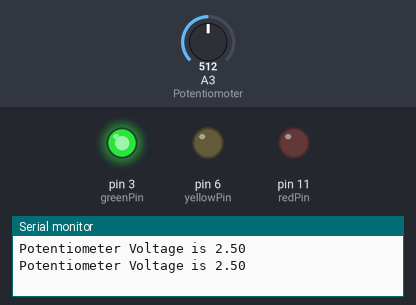
This sketch was run on a simulated Arduino Uno, built with avr-gcc and run on an emulated ATmega328P. On the bench: output pins drawn as LEDs (lit = HIGH), the last lines printed to the serial monitor. Inputs (shaded band) come from the test bench; at power-on: A3 (Potentiomoter) = 512.

Above: at 1.8 s.
1.9 s: A3 (Potentiomoter) set to 598
3.4 s: A3 (Potentiomoter) set to 631
At 5.2 s:
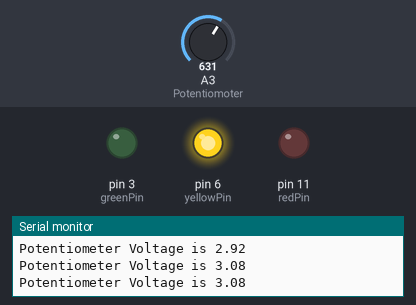
5.5 s: A3 (Potentiomoter) set to 807
7.2 s: A3 (Potentiomoter) set to 831
At 8.5 s:
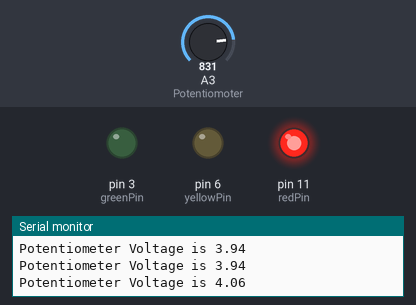
9.5 s: A3 (Potentiomoter) set to 716
At 11.2 s:
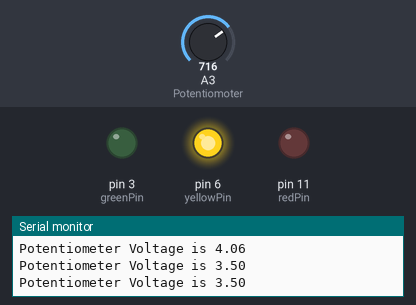
11.5 s: A3 (Potentiomoter) set to 900
At 12.9 s:
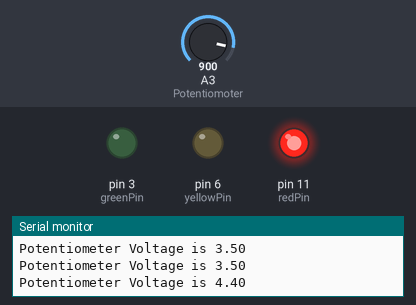
Timing chart, 0 to 14.5 s (numbered marks = the images above; inputs shaded):
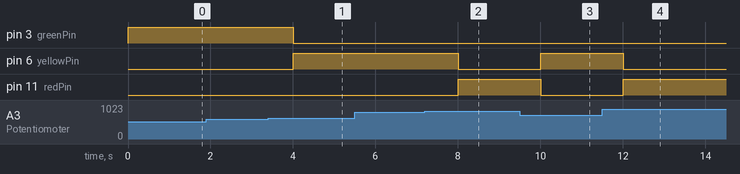

Measured:
- the behaviour switches between 613 and 614 on A3 (Potentiomoter) (found by bisection; images 0 and 1)
- the behaviour switches between 818 and 819 on A3 (Potentiomoter) (found by bisection; images 1 and 2)
- after the input at 3.4 s, pin 3 (greenPin): HIGH → LOW after 0.60 s; pin 6 (yellowPin): LOW → HIGH after 0.60 s
- after the input at 7.2 s, pin 6 (yellowPin): HIGH → LOW after 0.81 s; pin 11 (redPin): LOW → HIGH after 0.81 s
- after the input at 9.5 s, pin 6 (yellowPin): LOW → HIGH after 0.51 s; pin 11 (redPin): HIGH → LOW after 0.51 s
- after the input at 11.5 s, pin 6 (yellowPin): HIGH → LOW after 0.51 s; pin 11 (redPin): LOW → HIGH after 0.51 s

The sketch:

Voltage_Redlight_Greenligh.ino
```cpp
int Potentiomoter = A3;
int readVal;
int redPin = 11;
int yellowPin = 6;
int greenPin = 3;
float V2;
int wait = 1000;

void setup() {
  // put your setup code here, to run once:
  Serial.begin(9600);
  pinMode(Potentiomoter,INPUT);
  pinMode(redPin,OUTPUT);
  pinMode(yellowPin,OUTPUT);
  pinMode(greenPin,OUTPUT);
}

void loop() {
  // put your main code here, to run repeatedly:
  readVal=analogRead(Potentiomoter);
  V2=(5./1023.)*readVal;
  Serial.print("Potentiometer Voltage is ");
  Serial.println(V2);

  if(V2<3.0){ //If V2 < 3V = Display Green
digitalWrite(redPin,LOW);
digitalWrite(yellowPin,LOW);
digitalWrite(greenPin,HIGH);
  }
  if(V2>3.0 && V2 <4.0){ //If V2  >3V and <4V = Display Yellow
digitalWrite(redPin,LOW);
digitalWrite(yellowPin,HIGH);
digitalWrite(greenPin,LOW);
  }
  if(V2>4.0){ //If V2 > 4V = Display RED
digitalWrite(redPin,HIGH);
digitalWrite(yellowPin,LOW);
digitalWrite(greenPin,LOW);
  }
  delay(wait);
}
```
